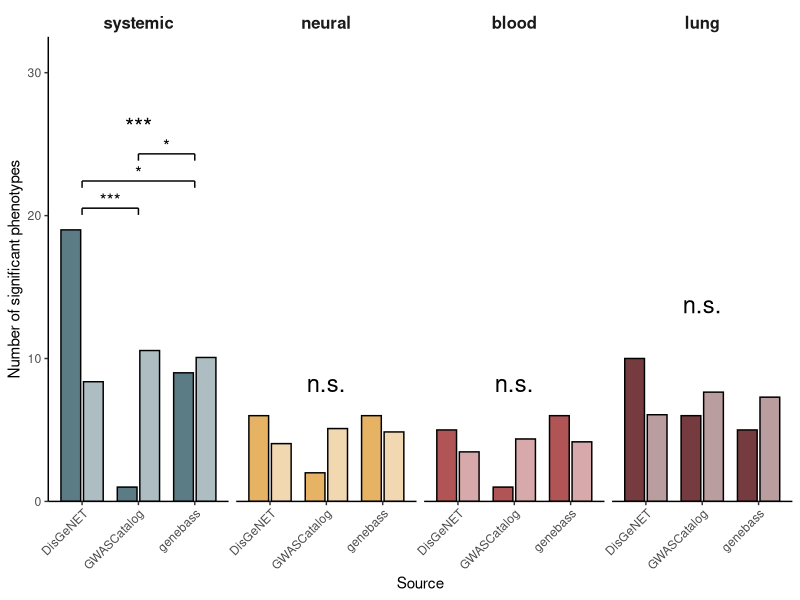
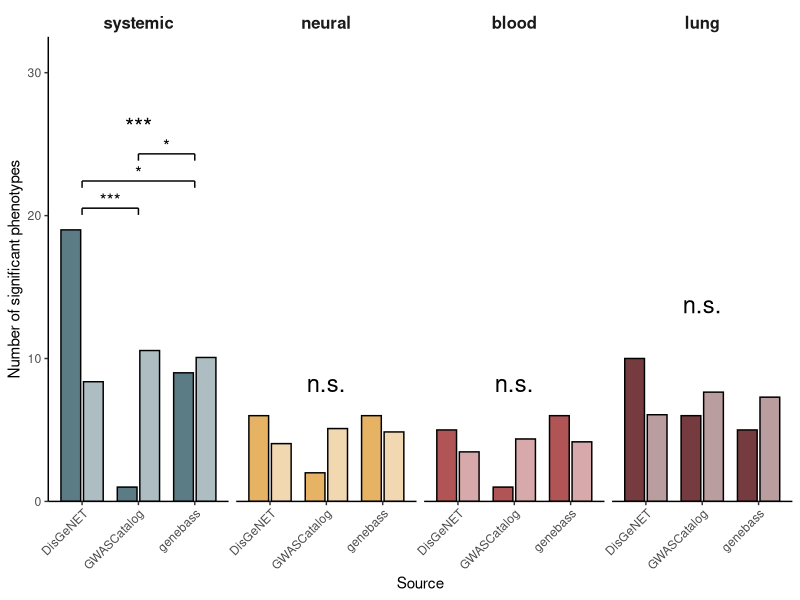

R code for these plots, in order: (Note: this script raises an error after producing the figures.)
library(dplyr)
library(tibble)
library(purrr)
library(tidyr)
library(ggplot2)

# =============================
# DATA
# =============================
df <- tibble::tribble(
  ~source,       ~signatureType, ~n_signif_phenotypes, ~n_ns_phenotypes,
  
  "DisGeNET",    "systemic",     19, 119,
  "GWASCatalog", "systemic",      1, 173,
  "genebass",    "systemic",      9, 157,
  
  "DisGeNET",    "neural",        6, 132,
  "GWASCatalog", "neural",        2, 172,
  "genebass",    "neural",        6, 160,
  
  "DisGeNET",    "blood",         5, 133,
  "GWASCatalog", "blood",         1, 173,
  "genebass",    "blood",         6, 160,
  
  "DisGeNET",    "lung",         10, 128,
  "GWASCatalog", "lung",          6, 168,
  "genebass",    "lung",          5, 161
)

signature_levels <- c("systemic", "neural", "blood", "lung")
source_levels <- c("DisGeNET", "GWASCatalog", "genebass")

df <- df %>%
  mutate(
    source = factor(source, levels = source_levels),
    signatureType = factor(signatureType, levels = signature_levels)
  )

# =============================
# COLORS
# =============================
signature_colors <- c(
  systemic = "#335C67",
  neural   = "#E09F3E",
  blood    = "#9E2A2B",
  lung     = "#540B0E"
)

# =============================
# CHI2 FUNCTION
# =============================
run_chi2_test <- function(df_subset) {
  cont_table <- as.matrix(
    df_subset %>%
      select(n_signif_phenotypes, n_ns_phenotypes)
  )
  
  rownames(cont_table) <- as.character(df_subset$source)
  colnames(cont_table) <- c("significant", "not_significant")
  
  chi <- chisq.test(cont_table)
  
  tibble(
    chi_square = unname(chi$statistic),
    df = unname(chi$parameter),
    p_value = chi$p.value
  )
}

# =============================
# POSTHOC FUNCTION
# =============================
run_posthoc <- function(df_subset) {
  x <- df_subset$n_signif_phenotypes
  n <- df_subset$n_signif_phenotypes + df_subset$n_ns_phenotypes
  
  names(x) <- as.character(df_subset$source)
  names(n) <- as.character(df_subset$source)
  
  pairwise.prop.test(
    x = x,
    n = n,
    p.adjust.method = "none"
  )
}

posthoc_to_df <- function(posthoc_obj, signature_name) {
  pmat <- posthoc_obj$p.value
  
  df_out <- as.data.frame(as.table(pmat), stringsAsFactors = FALSE) %>%
    filter(!is.na(Freq)) %>%
    rename(
      source_1 = Var1,
      source_2 = Var2,
      p_value_nominal = Freq
    )
  
  df_out %>%
    mutate(
      signatureType = signature_name,
      comparison = paste(source_1, "vs", source_2),
      p_value_adjusted = p.adjust(p_value_nominal, method = "BH"),
      significance = case_when(
        p_value_adjusted < 0.001 ~ "***",
        p_value_adjusted < 0.01  ~ "**",
        p_value_adjusted < 0.05  ~ "*",
        TRUE                     ~ "n.s."
      )
    ) %>%
    select(
      signatureType,
      comparison,
      source_1,
      source_2,
      p_value_nominal,
      p_value_adjusted,
      significance
    )
}

# =============================
# OBSERVED / EXPECTED FUNCTION
# =============================
run_observed_expected_table <- function(df_subset) {
  cont_table <- as.matrix(
    df_subset %>%
      select(n_signif_phenotypes, n_ns_phenotypes)
  )
  
  rownames(cont_table) <- as.character(df_subset$source)
  colnames(cont_table) <- c("significant", "not_significant")
  
  chi <- chisq.test(cont_table)
  
  observed <- chi$observed
  expected <- chi$expected
  contrib  <- (observed - expected)^2 / expected
  
  tibble(
    source = rownames(observed),
    observed_significant = observed[, "significant"],
    observed_not_significant = observed[, "not_significant"],
    expected_significant = expected[, "significant"],
    expected_not_significant = expected[, "not_significant"],
    observed_significant_prop = observed[, "significant"] / rowSums(observed),
    expected_significant_prop = expected[, "significant"] / rowSums(expected),
    chi2_contrib_significant = contrib[, "significant"],
    chi2_contrib_not_significant = contrib[, "not_significant"],
    chi2_contrib_total = rowSums(contrib)
  )
}

# =============================
# CHI2 RESULTS
# =============================
chi2_results <- df %>%
  group_by(signatureType) %>%
  group_modify(~ run_chi2_test(.x)) %>%
  ungroup() %>%
  mutate(
    signatureType = factor(as.character(signatureType), levels = signature_levels),
    global_label = case_when(
      p_value < 0.001 ~ "***",
      p_value < 0.01  ~ "**",
      p_value < 0.05  ~ "*",
      TRUE            ~ "n.s."
    )
  ) %>%
  arrange(signatureType)

chi2_results

# =============================
# POSTHOC RESULTS
# =============================
df_split <- split(df, df$signatureType)

posthoc_results <- lapply(df_split, run_posthoc)

posthoc_results_df <- imap_dfr(posthoc_results, posthoc_to_df) %>%
  mutate(
    signatureType = factor(as.character(signatureType), levels = signature_levels)
  ) %>%
  arrange(signatureType, source_1, source_2)

posthoc_results_df

# =============================
# OBSERVED / EXPECTED RESULTS
# =============================
observed_expected_results <- df %>%
  group_by(signatureType) %>%
  group_modify(~ run_observed_expected_table(.x)) %>%
  ungroup() %>%
  mutate(
    signatureType = factor(as.character(signatureType), levels = signature_levels),
    source = factor(source, levels = source_levels)
  ) %>%
  arrange(signatureType, source)

observed_expected_results

# =============================
# OPTIONAL SUMMARY TABLE
# =============================
summary_results <- observed_expected_results %>%
  left_join(chi2_results, by = "signatureType") %>%
  relocate(signatureType, source, chi_square, df, p_value, global_label)

summary_results

# =============================
# DATA FOR PLOT
# =============================
plot_df <- observed_expected_results %>%
  select(signatureType, source, observed_significant, expected_significant) %>%
  pivot_longer(
    cols = c(observed_significant, expected_significant),
    names_to = "value_type",
    values_to = "count"
  ) %>%
  mutate(
    signatureType = factor(as.character(signatureType), levels = signature_levels),
    source = factor(source, levels = source_levels),
    value_type = factor(
      value_type,
      levels = c("observed_significant", "expected_significant"),
      labels = c("Observed", "Expected")
    ),
    fill_color = signature_colors[as.character(signatureType)],
    fill_color = ifelse(
      value_type == "Observed",
      scales::alpha(fill_color, 0.8),
      scales::alpha(fill_color, 0.4)
    )
  ) %>%
  arrange(signatureType, source, value_type)

# =============================
# GLOBAL LABEL POSITIONS
# =============================
sig_df <- plot_df %>%
  group_by(signatureType) %>%
  summarise(
    y = max(count) * 1.38,
    .groups = "drop"
  ) %>%
  mutate(signatureType = factor(as.character(signatureType), levels = signature_levels)) %>%
  left_join(chi2_results, by = "signatureType") %>%
  arrange(signatureType)

# =============================
# SYSTEMIC PAIRWISE TESTS FOR PLOT
# =============================
systemic_df <- df %>%
  filter(signatureType == "systemic") %>%
  mutate(source = as.character(source))

pair_tests <- list(
  c("DisGeNET", "GWASCatalog"),
  c("DisGeNET", "genebass"),
  c("GWASCatalog", "genebass")
)

pairwise_systemic_df <- purrr::map_dfr(pair_tests, function(pair) {
  s1 <- pair[1]
  s2 <- pair[2]
  
  sub <- systemic_df %>%
    filter(source %in% c(s1, s2))
  
  x <- sub$n_signif_phenotypes
  n <- sub$n_signif_phenotypes + sub$n_ns_phenotypes
  
  test <- prop.test(x = x, n = n, correct = FALSE)
  
  tibble(
    signatureType = "systemic",
    source_1 = s1,
    source_2 = s2,
    p_value_nominal = test$p.value
  )
}) %>%
  mutate(
    signatureType = factor(signatureType, levels = signature_levels),
    p_value_adjusted = p.adjust(p_value_nominal, method = "BH"),
    label = case_when(
      p_value_adjusted < 0.001 ~ "***",
      p_value_adjusted < 0.01  ~ "**",
      p_value_adjusted < 0.05  ~ "*",
      TRUE                     ~ "n.s."
    ),
    x1 = c(1, 1, 2),
    x2 = c(2, 3, 3)
  )

systemic_max <- plot_df %>%
  filter(signatureType == "systemic") %>%
  summarise(max_y = max(count)) %>%
  pull(max_y)

pairwise_systemic_df <- pairwise_systemic_df %>%
  mutate(
    y = systemic_max * c(1.08, 1.18, 1.28),
    y_label = y + systemic_max * 0.03
  )

pairwise_systemic_df

# =============================
# PLOT
# =============================
p <- ggplot(plot_df, aes(x = source, y = count, group = value_type)) +
  geom_col(
    aes(fill = fill_color),
    position = position_dodge(width = 0.8),
    width = 0.7,
    color = "black",
    show.legend = FALSE
  ) +
  scale_fill_identity() +
  geom_text(
    data = sig_df,
    aes(x = 2, y = y, label = global_label),
    inherit.aes = FALSE,
    size = 6
  ) +
  geom_segment(
    data = pairwise_systemic_df,
    aes(x = x1, xend = x2, y = y, yend = y),
    inherit.aes = FALSE,
    linewidth = 0.5
  ) +
  geom_segment(
    data = pairwise_systemic_df,
    aes(x = x1, xend = x1, y = y, yend = y - systemic_max * 0.025),
    inherit.aes = FALSE,
    linewidth = 0.5
  ) +
  geom_segment(
    data = pairwise_systemic_df,
    aes(x = x2, xend = x2, y = y, yend = y - systemic_max * 0.025),
    inherit.aes = FALSE,
    linewidth = 0.5
  ) +
  geom_text(
    data = pairwise_systemic_df,
    aes(x = (x1 + x2) / 2, y = y_label, label = label),
    inherit.aes = FALSE,
    size = 4.5
  ) +
  facet_wrap(~ signatureType, nrow = 1, drop = FALSE) +
  scale_y_continuous(expand = expansion(mult = c(0, 0.24))) +
  labs(
    x = "Source",
    y = "Number of significant phenotypes"
  ) +
  theme_classic() +
  theme(
    strip.background = element_blank(),
    strip.text = element_text(size = 12, face = "bold"),
    axis.text.x = element_text(angle = 45, hjust = 1),
    legend.position = "none"
  )

p

# =============================
# SAVE PLOT TO SVG
# =============================
dev.off()

svg(
  filename = "/home/mateusz/projects/ifpan-michkor-gr/results_v2/overlap/overlap_grTissues_GWASCatalogDisGeNETgenebass/figures/barplots/barpltos_chi2_nAssociationsPerSource/barplot_chi2andPairwisePropTest_nAssociationsPerSource_v1_11.03.2026.svg",
  width = 9,
  height = 5
)

print(p)

dev.off()

# =============================
# SAVE TO XLSX FILE
# =============================
out_xlsx <- "/home/mateusz/projects/ifpan-michkor-gr/results_v2/overlap/overlap_grTissues_GWASCatalogDisGeNETgenebass/tables/supplement_barplots_nAssociationsPerSource/chi2andPairwisePropTest_nSignifPhenotypesPerSource_v1_11.03.2026.xlsx"

writexl::write_xlsx(
  list(
    summary_chi2    = summary_results,
    posthoc_results = posthoc_results_df
  ),
  path = out_xlsx
)
